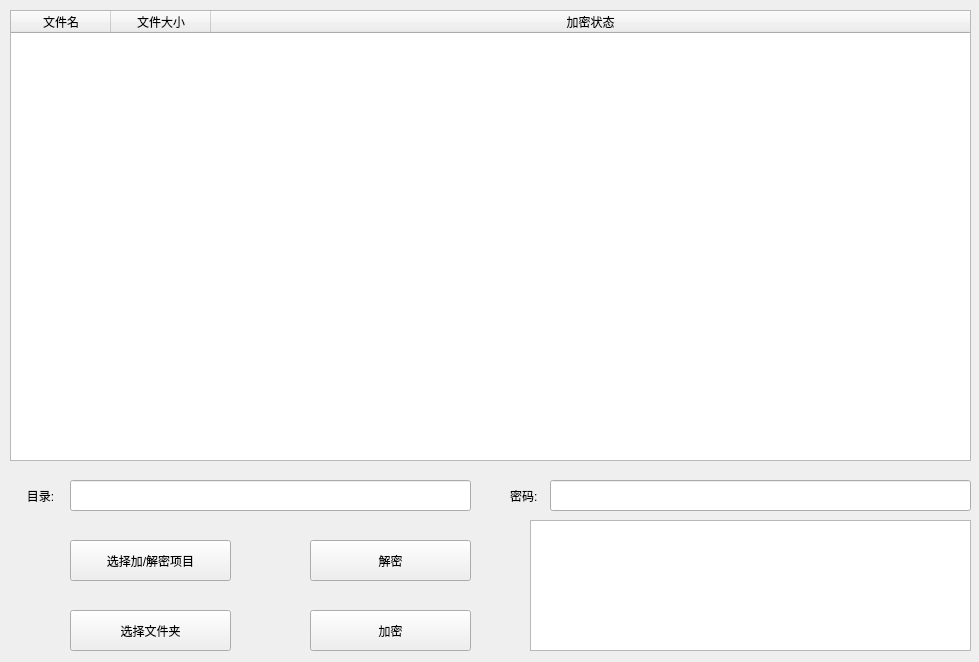
<?xml version="1.0" encoding="UTF-8"?>
<ui version="4.0">
 <class>MainWindow</class>
 <widget class="QMainWindow" name="MainWindow">
  <property name="geometry">
   <rect>
    <x>0</x>
    <y>0</y>
    <width>979</width>
    <height>662</height>
   </rect>
  </property>
  <property name="windowTitle">
   <string>文件头加解密</string>
  </property>
  <property name="windowIcon">
   <iconset resource="resource.qrc">
    <normaloff>:/新前缀/G:/q头像.jpg</normaloff>:/新前缀/G:/q头像.jpg</iconset>
  </property>
  <widget class="QWidget" name="centralwidget">
   <widget class="QTreeWidget" name="treeWidget">
    <property name="geometry">
     <rect>
      <x>10</x>
      <y>10</y>
      <width>961</width>
      <height>451</height>
     </rect>
    </property>
    <property name="lineWidth">
     <number>1</number>
    </property>
    <property name="verticalScrollBarPolicy">
     <enum>Qt::ScrollBarAsNeeded</enum>
    </property>
    <property name="selectionMode">
     <enum>QAbstractItemView::NoSelection</enum>
    </property>
    <property name="selectionBehavior">
     <enum>QAbstractItemView::SelectItems</enum>
    </property>
    <column>
     <property name="text">
      <string>文件名</string>
     </property>
     <property name="textAlignment">
      <set>AlignCenter</set>
     </property>
    </column>
    <column>
     <property name="text">
      <string>文件大小</string>
     </property>
     <property name="textAlignment">
      <set>AlignCenter</set>
     </property>
    </column>
    <column>
     <property name="text">
      <string>加密状态</string>
     </property>
     <property name="textAlignment">
      <set>AlignCenter</set>
     </property>
    </column>
   </widget>
   <widget class="QPushButton" name="pushButton">
    <property name="geometry">
     <rect>
      <x>70</x>
      <y>540</y>
      <width>161</width>
      <height>41</height>
     </rect>
    </property>
    <property name="text">
     <string>选择加/解密项目</string>
    </property>
   </widget>
   <widget class="QLineEdit" name="lineEdit">
    <property name="geometry">
     <rect>
      <x>70</x>
      <y>480</y>
      <width>401</width>
      <height>31</height>
     </rect>
    </property>
   </widget>
   <widget class="QPushButton" name="pushButton_2">
    <property name="geometry">
     <rect>
      <x>70</x>
      <y>610</y>
      <width>161</width>
      <height>41</height>
     </rect>
    </property>
    <property name="text">
     <string>选择文件夹</string>
    </property>
   </widget>
   <widget class="QPushButton" name="pushButton_3">
    <property name="geometry">
     <rect>
      <x>310</x>
      <y>540</y>
      <width>161</width>
      <height>41</height>
     </rect>
    </property>
    <property name="locale">
     <locale language="Chinese" country="China"/>
    </property>
    <property name="text">
     <string>解密</string>
    </property>
   </widget>
   <widget class="QLabel" name="label">
    <property name="geometry">
     <rect>
      <x>10</x>
      <y>480</y>
      <width>61</width>
      <height>31</height>
     </rect>
    </property>
    <property name="layoutDirection">
     <enum>Qt::LeftToRight</enum>
    </property>
    <property name="text">
     <string>目录:</string>
    </property>
    <property name="textFormat">
     <enum>Qt::AutoText</enum>
    </property>
    <property name="alignment">
     <set>Qt::AlignCenter</set>
    </property>
   </widget>
   <widget class="QPushButton" name="pushButton_4">
    <property name="geometry">
     <rect>
      <x>310</x>
      <y>610</y>
      <width>161</width>
      <height>41</height>
     </rect>
    </property>
    <property name="locale">
     <locale language="Chinese" country="China"/>
    </property>
    <property name="text">
     <string>加密</string>
    </property>
   </widget>
   <widget class="QLineEdit" name="lineEdit_2">
    <property name="geometry">
     <rect>
      <x>550</x>
      <y>480</y>
      <width>421</width>
      <height>31</height>
     </rect>
    </property>
   </widget>
   <widget class="QLabel" name="label_2">
    <property name="geometry">
     <rect>
      <x>510</x>
      <y>480</y>
      <width>61</width>
      <height>31</height>
     </rect>
    </property>
    <property name="text">
     <string>密码:</string>
    </property>
   </widget>
   <widget class="QTextEdit" name="textEdit">
    <property name="geometry">
     <rect>
      <x>530</x>
      <y>520</y>
      <width>441</width>
      <height>131</height>
     </rect>
    </property>
    <property name="readOnly">
     <bool>true</bool>
    </property>
   </widget>
  </widget>
 </widget>
 <resources>
  <include location="resource.qrc"/>
 </resources>
 <connections/>
</ui>
